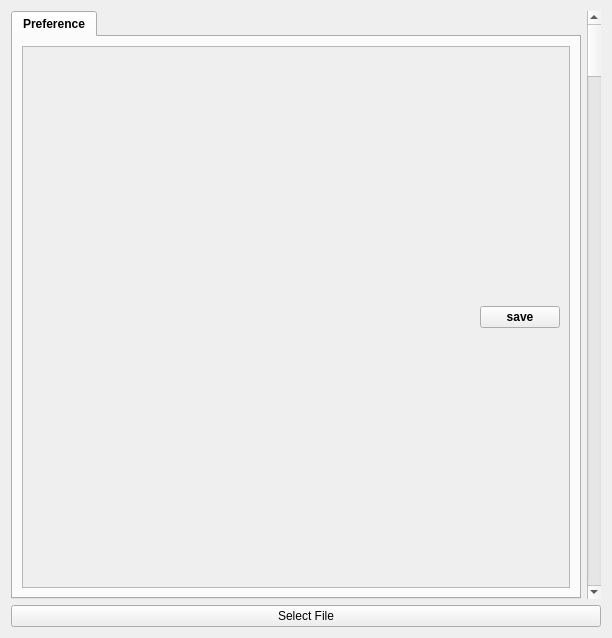
<?xml version="1.0" encoding="UTF-8"?>
<ui version="4.0">
 <class>Form</class>
 <widget class="QWidget" name="Form">
  <property name="geometry">
   <rect>
    <x>0</x>
    <y>0</y>
    <width>612</width>
    <height>638</height>
   </rect>
  </property>
  <property name="windowTitle">
   <string/>
  </property>
  <layout class="QFormLayout" name="formLayout">
   <item row="0" column="0" colspan="2">
    <layout class="QVBoxLayout" name="verticalLayout_2" stretch="5,0">
     <item>
      <layout class="QHBoxLayout" name="horizontalLayout_2" stretch="3,0">
       <item>
        <widget class="QTabWidget" name="tabWidget">
         <property name="font">
          <font>
           <family>Arial</family>
           <weight>75</weight>
           <bold>true</bold>
          </font>
         </property>
         <property name="currentIndex">
          <number>0</number>
         </property>
         <widget class="QWidget" name="tab">
          <attribute name="title">
           <string>Preference</string>
          </attribute>
          <layout class="QGridLayout" name="gridLayout_4">
           <item row="0" column="0">
            <widget class="QScrollArea" name="scrollArea">
             <property name="enabled">
              <bool>true</bool>
             </property>
             <property name="widgetResizable">
              <bool>true</bool>
             </property>
             <widget class="QWidget" name="scrollAreaWidgetContents_2">
              <property name="geometry">
               <rect>
                <x>0</x>
                <y>0</y>
                <width>537</width>
                <height>537</height>
               </rect>
              </property>
              <layout class="QGridLayout" name="gridLayout_2">
               <item row="0" column="0">
                <layout class="QVBoxLayout" name="verticalLayout_3" stretch="1,100">
                 <item>
                  <layout class="QHBoxLayout" name="horizontalLayout">
                   <item>
                    <spacer name="horizontalSpacer">
                     <property name="orientation">
                      <enum>Qt::Horizontal</enum>
                     </property>
                     <property name="sizeHint" stdset="0">
                      <size>
                       <width>40</width>
                       <height>20</height>
                      </size>
                     </property>
                    </spacer>
                   </item>
                   <item>
                    <widget class="QPushButton" name="btnSaveCfg">
                     <property name="text">
                      <string>save</string>
                     </property>
                    </widget>
                   </item>
                  </layout>
                 </item>
                 <item>
                  <layout class="QVBoxLayout" name="cfg_layout"/>
                 </item>
                </layout>
               </item>
              </layout>
             </widget>
            </widget>
           </item>
          </layout>
         </widget>
        </widget>
       </item>
       <item>
        <widget class="QScrollBar" name="Slider">
         <property name="orientation">
          <enum>Qt::Vertical</enum>
         </property>
        </widget>
       </item>
      </layout>
     </item>
     <item>
      <layout class="QHBoxLayout" name="horizontalLayout_3">
       <item>
        <widget class="QPushButton" name="btnFile">
         <property name="text">
          <string>Select File</string>
         </property>
        </widget>
       </item>
      </layout>
     </item>
    </layout>
   </item>
  </layout>
 </widget>
 <resources/>
 <connections/>
</ui>
